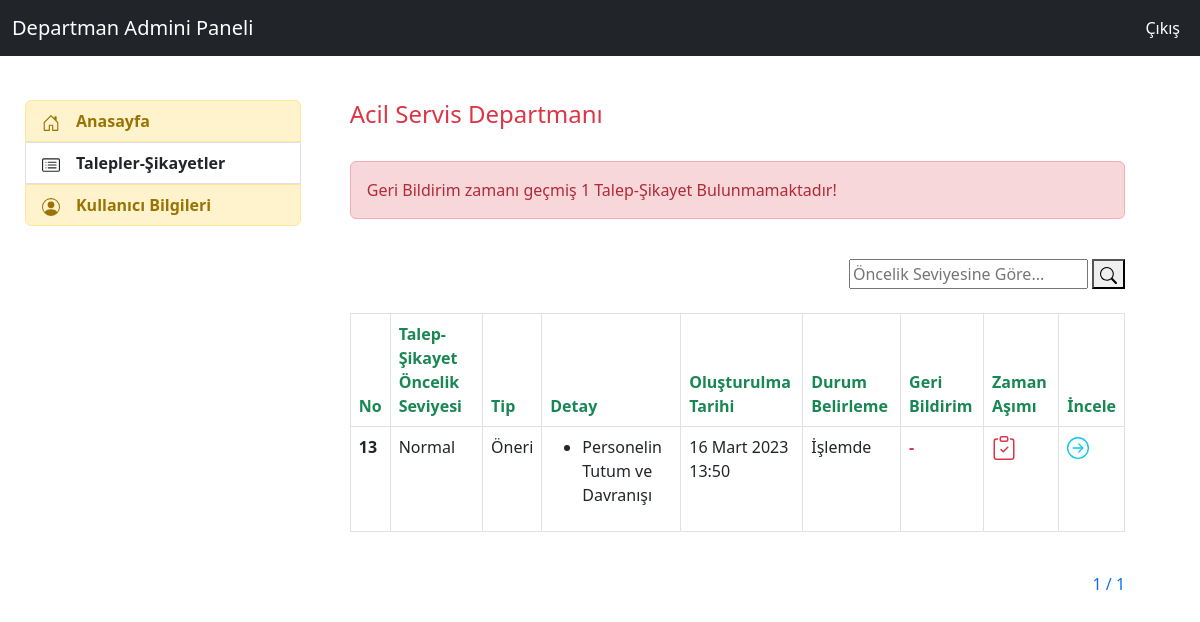
/feedbacks/d_admin_index (signed in), run on the app's committed database.
### feedback/models.py (models this page shows, shortened)
class Department(models.Model):
    idcompany= models.ForeignKey(Company,on_delete=models.CASCADE,verbose_name="dprt_company")
    name = models.CharField(max_length=50,verbose_name="Departman Adı")
    status = models.CharField(max_length=6,verbose_name="Durum",choices=status_choices)
    def __str__(self):
        return self.name

class Feedback(models.Model):
    IdCompany = models.ForeignKey(Company,on_delete=models.CASCADE,verbose_name="Hastane")
    Name = models.CharField(max_length=30,verbose_name="Ad",null=True,blank=True)
    Surname = models.CharField(max_length=30,verbose_name="Soyad",null=True,blank=True)
    Email = models.EmailField(max_length=40,verbose_name="Email")
    PhoneNumber = PhoneNumberField(default="",verbose_name="Telefon Numarası")
    Content = models.TextField(verbose_name="Talep-Şikayet İçeriği")
    Photo = models.FileField(blank=True,null=True,verbose_name="Resim")
    IdDepartment = models.ForeignKey(Department,on_delete=models.CASCADE,verbose_name="Talep-Şikayet Departmanı")
    IdFeedbackType = models.ForeignKey(FeedbackType,on_delete=models.CASCADE,verbose_name="Talep-Şikayet Tipi")
    IdFeedbackSource = models.ManyToManyField(FeedbackSource,verbose_name="Talep-Şikayet Nedeni (Çoklu Seçim Yapılabilir) ")
    IdFeedbackReason = models.ManyToManyField(FeedbackReason,verbose_name="Talep-Şikayet Nedeni (Detay) (Çoklu Seçim Yapılabilir) ")
    IdFeedbackPersonel =models.ManyToManyField(FeedbackPersonel,verbose_name="Talep-Şikayet Personeli (Çoklu Seçim Yapılabilir) ")
    FeedbackOpenDate = models.DateTimeField(auto_now_add=True,verbose_name="Oluşturulma Tarihi")
    IdFeedbackPriorityLevel = models.ForeignKey(FeedbackPriorityLevel,null=True,on_delete=models.CASCADE,verbose_name="Talep-Şikayet Öncelik Seviyesi")
    IdFeedbackStatus = models.ForeignKey(FeedbackStatus,default=1,verbose_name="Talep-Şikayet Durumu",on_delete=models.CASCADE)
    FeedbackClosedDate= models.DateTimeField(auto_now=True,verbose_name="Talep-Şikayet Son İşlem Saati")
    LastSolveDate = models.DateTimeField(null=True,verbose_name="Talep ve Şikayetin Yanıtı İçin Gerekli Zaman(Ör: ..-..-.... 17:40)")
    DurationTime = models.CharField(max_length=100,verbose_name="Geçen Zaman",null=True)
    class Meta:
        ordering = ["IdFeedbackStatus__id","-IdFeedbackPriorityLevel__id"]

class FeedbackPriorityLevel(models.Model):
    idcompany= models.ForeignKey(Company,on_delete=models.CASCADE,verbose_name="f_priority_company")
    name = models.CharField(max_length=35,verbose_name="f_priority_name",choices=priority_choice)
    def __str__(self):
        return self.name

class FeedbackType(models.Model):
    idcompany= models.ForeignKey(Company,on_delete=models.CASCADE,verbose_name="f_type_company")
    name = models.CharField(max_length=8,verbose_name="Talep-Şikayet Tipi")
    status = models.CharField(max_length=6,verbose_name="Durum",choices=status_choices)
    def __str__(self):
        return self.name

class FeedbackReason(models.Model):
    idcompany= models.ForeignKey(Company,on_delete=models.CASCADE,verbose_name="f_reason_company")
    name = models.CharField(max_length=35,verbose_name="Talep-Şikayet Nedeni Adı")
    status = models.CharField(max_length=6,verbose_name="Durum",choices=status_choices)

class FeedbackStatus(models.Model):
    IdCompany = models.ForeignKey(Company,verbose_name="status_ıdcompany",on_delete=models.CASCADE)
    name = models.CharField(max_length=7,verbose_name="Durum Adı",choices=f_status_choice)

### feedback/views.py (the view)
# urls.py: path('d_admin_index',views.d_admin_index,name="d_admin_index"),
@login_required(login_url="user:login")
def d_admin_index(request):
    k_user = request.user
    d_user = UserAddProfile.objects.filter(user=k_user).first()
    department = d_user.user_department
    feedbacks_list = Feedback.objects.filter(IdDepartment=department.id,IdFeedbackStatus=2)
    paginator = Paginator(feedbacks_list, 1)  # Show 5 contacts per page
    page = request.GET.get('sayfa')
    try:
        feedbacks = paginator.page(page)
    except PageNotAnInteger:
        feedbacks = paginator.page(1)
    except EmptyPage:
        feedbacks = paginator.page(paginator.num_pages)
    sayı = 0
    for feedback in feedbacks_list:
        zaman(feedback)
        if FeedbackStatusHistory.objects.filter(history_feedback_id=feedback.id).first()==None and feedback.FeedbackClosedDate > feedback.LastSolveDate:
            sayı +=1
    keyword = request.GET.get("keyword")
    if keyword:
        feedbacks = Feedback.objects.filter(
            Q(IdDepartment=department.id),
            Q(IdFeedbackStatus = 2),
            Q(IdFeedbackPriorityLevel__name__icontains=keyword)
        ).distinct()
    context = {
        "department":department,
        "feedbacks":feedbacks,
        "sayı":sayı,
    }
    return render(request,"department_admin/index.html",context)

### feedback/views.py (called while the page is built)
def zaman(feedback):
        liste = list()
        time = now() - feedback.FeedbackOpenDate
        for t in str(time):
            liste.append(t)
        if liste[2] == "d":
            time = liste[0] + " gün"
        elif liste[0]=="0" and liste[1]==":":
            time = liste[2]+liste[3]+" dakika"
        elif liste[3]=="d":
            time = liste[0]+liste[1]+" gün"
        elif liste[1]==":" and int(liste[2]) == True :
            time = liste[0]+liste[1]+ " saat"
        elif liste[2] == ":" :
            time = liste[0]+liste[1]+ " saat"
        elif liste[1] == ":":
            time =liste[0]+ " saat"
        elif liste[2]=="m":
            time = liste[0] +" ay"
        elif liste[3]=="m":
            time = liste[0]+liste[1]+" ay"
        feedback.DurationTime = time
        feedback.save()

### templates/department_admin/index.html (shortened to what this page needs)
{% extends "department_admin/layout.html" %}
{% block content %}
<h4 class="text-danger">{{department}} Departmanı</h4>
<br>
{% if feedbacks %}
    {% if sayı != 0 %}
    <div class="alert alert-danger">
        Geri Bildirim zamanı geçmiş {{sayı}} Talep-Şikayet Bulunmamaktadır!
    </div><br>
    {% endif %}
    <div class="d-flex justify-content-end ">
        <form>
            <input type="text" name = "keyword" class="input-sm" maxlength="6" placeholder="Öncelik Seviyesine Göre..." value="{{request.GET.keyword}}">
            <button type="submit"></button>
        </form>
    </div><br>
    <table class="table table-bordered">
    <thead>
        <tr>
        <th scope="col" class="text-success">No</th>
        <th scope="col" class="text-success">Talep-Şikayet Öncelik Seviyesi</th>
        <th scope="col" class="text-success">Tip</th>
        <th scope="col" class="text-success">Detay</th>
        <th scope="col" class="text-success">Oluşturulma Tarihi</th>
        <th scope="col" class="text-success">Durum Belirleme</th>
        <th scope="col" class="text-success">Geri Bildirim</th>
        <th scope="col" class="text-success">Zaman Aşımı</th>
        <th scope="col" class="text-success">İncele</th>
        </tr>
    </thead>
    <tbody>
        {% for feedback in feedbacks %}
            <tr>
                <td><b>{{feedback.id}}</b></td>
                <td>{{feedback.IdFeedbackPriorityLevel}}</td>
                <td>{{feedback.IdFeedbackType}}</td>
                <td>
                    {% for f_reason in feedback.IdFeedbackReason.all %}
                        <ul><li>{{f_reason.name}}</li></ul>
                    {% endfor %}
                </td>
                <td>{{feedback.FeedbackOpenDate}}</td>
                <td>{{feedback.IdFeedbackStatus.name}}</td>
                {% if feedback.feedbackstatushistory_set.all %}
                    <td><b>Oluşturulmuş</b></td>
                {% else %}
                    <td class="text-danger"><b>-</b></td>
                {% endif %}
                {% if feedback.FeedbackClosedDate > feedback.LastSolveDate %}
                    <td class="text-danger"><b></b></td>
                {% endif %}
                <td><a href="{% url 'feedback:d_admin_feedback_detail' feedback.id %}" class="text-info">
                <b></b></a></td>
            </tr>
        {% endfor %}
    </tbody>
    </table><br>
    <div class="d-flex justify-content-end ">
        <div class="pagination">
            <span class="step-links">
                <span class="text-primary">
                    {{ feedbacks.number }} / {{ feedbacks.paginator.num_pages }}
                </span>
            </span>
        </div>
    </div>
{% endif %}
{% endblock  %}

### data on the page
Department: name "Acil Servis"
Feedback: id "13", IdFeedbackPriorityLevel "Normal", IdFeedbackType "Öneri", FeedbackOpenDate "16 Mart 2023 13:50", IdFeedbackStatus.name "İşlemde"
FeedbackReason: name "Personelin Tutum ve Davranışı"

### other printed values
{{ sayı }} "1"
{{ feedbacks.number }} "1"
{{ feedbacks.paginator.num_pages }} "1"
